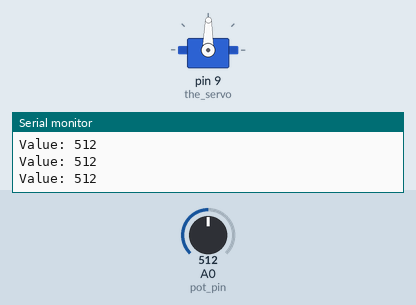
This sketch was run on a simulated Arduino Uno, built with avr-gcc and run on an emulated ATmega328P. Shown: servo, the last lines printed to the serial monitor. The inputs (shaded band) are chosen by the test bench; at power-on: A0 (pot_pin) = 512.

Above: at 1.2 s.
1.3 s: A0 (pot_pin) set to 107
At 1.8 s:
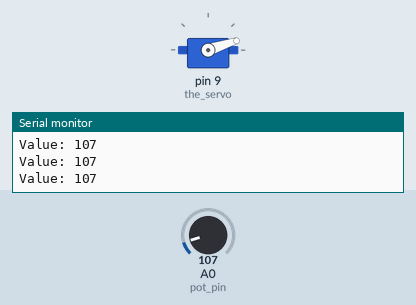
2.8 s: A0 (pot_pin) set to 92
At 4.0 s:
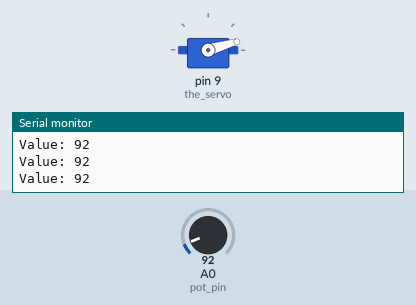
4.3 s: A0 (pot_pin) set to 122
At 5.1 s:
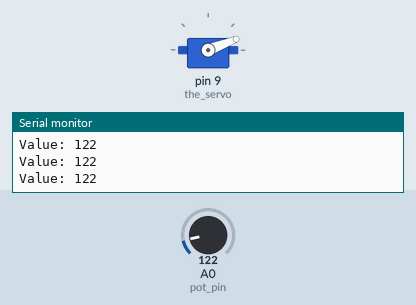
5.8 s: A0 (pot_pin) set to 306
At 6.2 s:
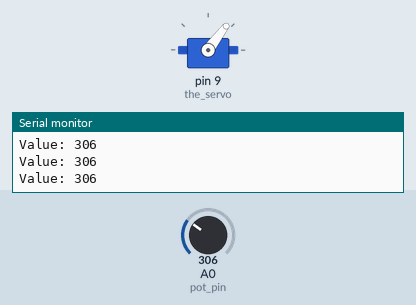
7.3 s: A0 (pot_pin) set to 716
At 8.5 s:
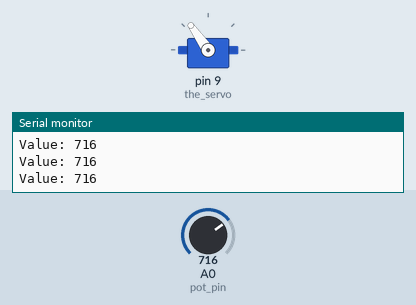
8.8 s: A0 (pot_pin) set to 511
At 9.7 s:
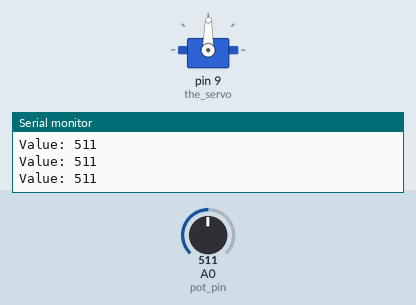
Timing chart, 0 to 11.3 s (numbered marks = the images above; inputs shaded):
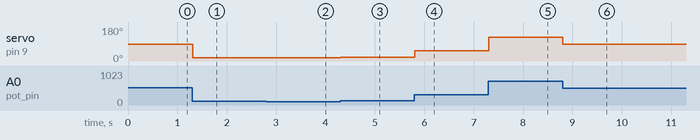

Measured:
- after the input at 1.3 s, servo on pin 9 (the_servo): 89° → 18° at once
- after the input at 2.8 s, servo on pin 9 (the_servo): 18° → 16° at once
- after the input at 4.3 s, servo on pin 9 (the_servo): 16° → 21° at once
- after the input at 5.8 s, servo on pin 9 (the_servo): 21° → 53° at once
- after the input at 7.3 s, servo on pin 9 (the_servo): 53° → 125° at once
- after the input at 8.8 s, servo on pin 9 (the_servo): 125° → 89° at once

The sketch:

project2.ino
```cpp
#include <Servo.h>

//Create a new servo
Servo the_servo;

// The value of the pot
int value;

// The analog pin attached to the pot
int pot_pin = 0;

void setup() {
  //Turn on the serial output
  Serial.begin(9600);

  // Define which pin the servo is attached to
  the_servo.attach(9);
}

void loop() {
  // Read the value of the pot (0-1023)
  value = analogRead(pot_pin);

  // Output the value
  Serial.print("Value: ");
  Serial.println(value);

  // Scale the value to the range 0-180
  value = map(value, 0, 1023, 0, 179);

  // Update the servo position
  the_servo.write(value);

  // Wait for the servo to move
  delay(15);
}
```
